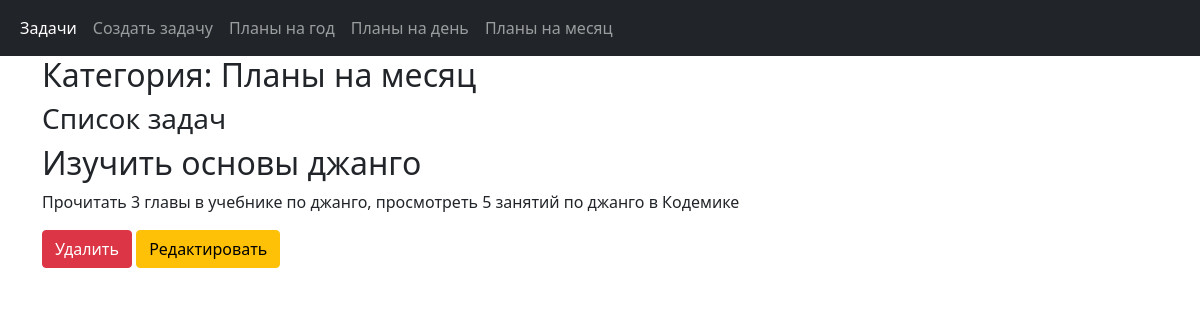
Page /taskmanager/2/ on the committed database.
### taskmanager/models.py (models this page shows, shortened)
class Category(models.Model):
    name = models.CharField(max_length=100, db_index=True)
    class Meta:
        verbose_name = 'Категория'
        verbose_name_plural = 'Категории'
        ordering = ['name']

class Task(models.Model):
    title = models.CharField('title', max_length=100)
    description = models.TextField('description', max_length=250)
    creation_time = models.DateTimeField(auto_now_add=True, db_index=True)
    category = models.ForeignKey('Category', null=True, on_delete=models.PROTECT)
    status = models.BooleanField('status', default=False)
    class Meta:
        verbose_name = 'Задача'
        verbose_name_plural = 'Задачи'
        ordering = ['title']

### taskmanager/views.py (the view)
# urls.py: path('<int:category_id>/', by_category, name='by_category'),
def by_category(request, category_id):
    tasks = Task.objects.filter(category=category_id)
    categories = Category.objects.all()
    current_category = Category.objects.get(pk=category_id)
    context = {'tasks': tasks, 'categories': categories, 'current_category': current_category}
    return render(request, 'taskmanager/by_category.html', context)

### taskmanager/templates/taskmanager/by_category.html (shortened to what this page needs)
{% extends 'layout/base.html' %}
{% block category_name %}<h2>Категория: {{ current_category.name }}</h2>{% endblock %}

### taskmanager/templates/layout/base.html (shortened to what this page needs)
<!DOCTYPE html>
<html lang="en">
<head>
    <link rel="stylesheet" href="https://stackpath.bootstrapcdn.com/bootstrap/5.0.0-alpha1/css/bootstrap.min.css"
>
</head>
<body>
<nav class="navbar navbar-expand-lg navbar-dark bg-dark">
    <div class="container-fluid">
        <div class="collapse navbar-collapse" id="navbarSupportedContent">
            <ul class="navbar-nav mr-auto mb-2 mb-lg-0">
                <li class="nav-item">
                    <a class="nav-link active" aria-current="page" href="#">Задачи</a>
                </li>
                <li class="nav-item">
                    <a class="nav-link" href="{% url 'add' %}">Создать задачу</a>
                </li>
                {% for category in categories %}
                <li>
                    <a class="nav-link" href="{% url 'by_category' category.pk %}">{{ category.name }}</a>
                </li>
                {% endfor %}
            </ul>
        </div>
    </div>
</nav>
<div class="container">
    {% block content %}
    {% block category_name %}
    {% endblock %}
    <h3>Список задач</h3>
    {% for task in tasks %}
    <div class="{% if task.status %} alert alert-success {% endif %}">
        <h2>{{ task.title }} </h2>
        <p> {{ task.description }}</p>
        <a class="btn btn-danger" href="delete/{{ task.id }}">Удалить</a>
        <a class="btn btn-warning" href="edit/{{ task.id }}">Редактировать</a>
    </div>
</div>
{% endfor %}
{% endblock %}
</body>
</html>

### rows in the picture
Category: name "Планы на год"
Category: name "Планы на день"
Category: name "Планы на месяц"
Task: title "Изучить основы джанго", description "Прочитать 3 главы в учебнике по джанго, просмотреть 5 занятий по джанго в Кодемике"
